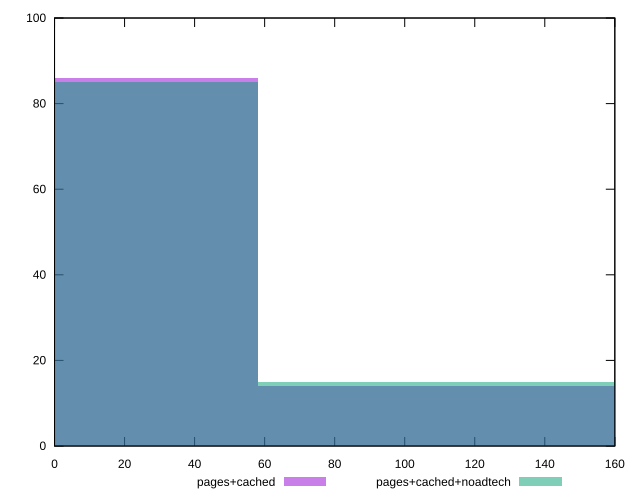

Write gnuplot code to recreate this figure.
reset

$pagesCached <<EOF
0 86
116.15395752625837 14
EOF

$pagesCachedNoadtech <<EOF
0 85
116.15395752625837 15
EOF

set key outside below
set boxwidth 116.15395752625837
set xrange [0:160]
set yrange [0:100]
set trange [0:100]
set style fill transparent solid 0.5 noborder
set terminal svg size 640, 500 enhanced background rgb 'white'
set output "report_00018_2021-02-10T15-25-16.877Z/unminified-javascript/comparison/histogram/1_vs_2.svg"

plot $pagesCached title "pages+cached" with boxes, \
     $pagesCachedNoadtech title "pages+cached+noadtech" with boxes

reset
